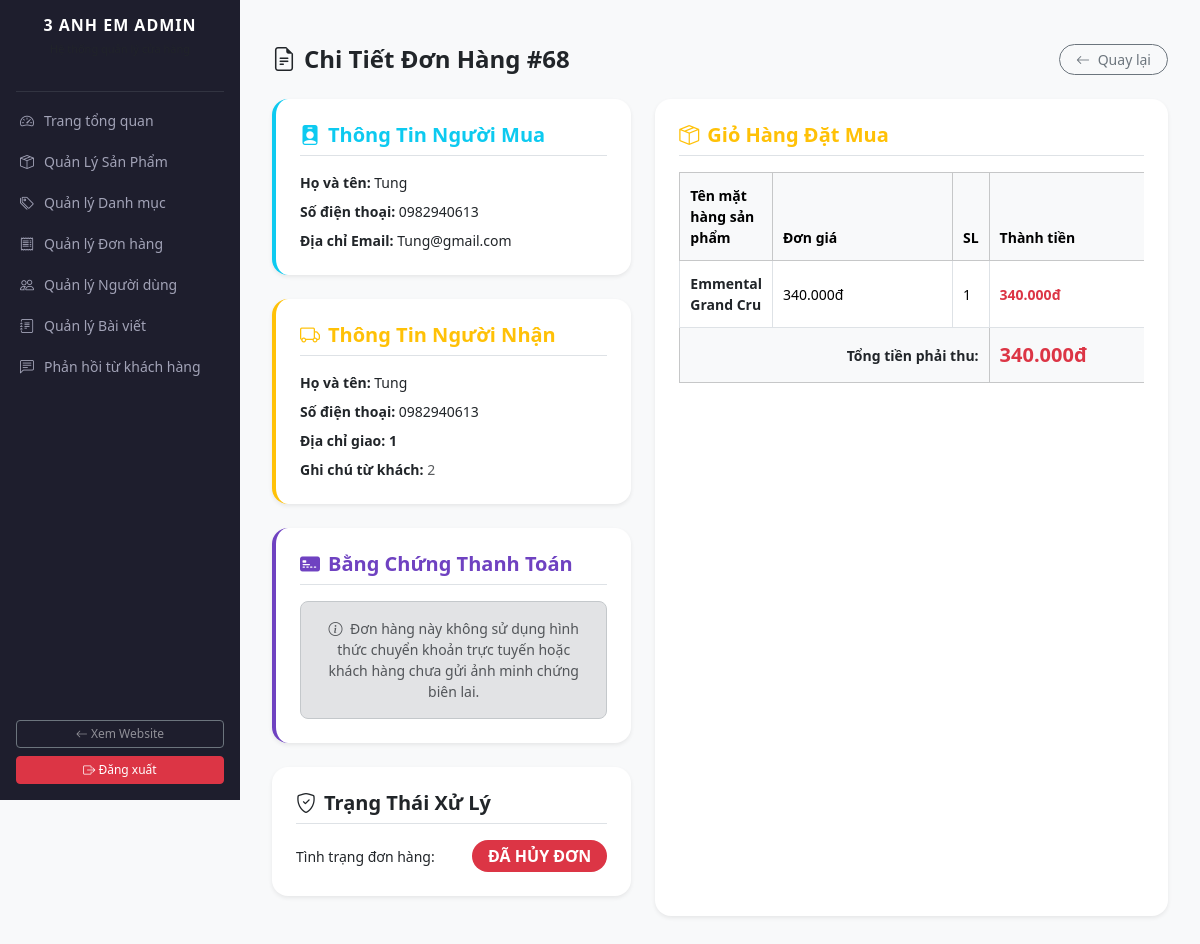
The app's page /admin/orders-detail.php?id=68 (signed in) with its own data.
### tables this page shows
CREATE TABLE `orders` (
  `id` int(11) NOT NULL,
  `user_id` int(11) DEFAULT NULL,
  `receiver_name` varchar(255) DEFAULT NULL,
  `receiver_phone` varchar(20) DEFAULT NULL,
  `receiver_address` text DEFAULT NULL,
  `full_name` varchar(255) NOT NULL,
  `email` varchar(255) NOT NULL,
  `phone` varchar(20) NOT NULL,
  `address` text NOT NULL,
  `note` text DEFAULT NULL,
  `total_money` int(11) NOT NULL,
  `payment_method` varchar(20) NOT NULL DEFAULT 'qr',
  `status` varchar(50) NOT NULL DEFAULT 'pending',
  `payment_proof` varchar(255) DEFAULT NULL,
  `created_at` timestamp NOT NULL DEFAULT current_timestamp()
);

CREATE TABLE `order_details` (
  `id` int(11) NOT NULL,
  `order_id` int(11) NOT NULL,
  `product_id` int(11) NOT NULL,
  `price` int(11) NOT NULL,
  `quantity` int(11) NOT NULL
);

CREATE TABLE `products` (
  `id` int(10) UNSIGNED NOT NULL,
  `category_id` int(10) UNSIGNED NOT NULL,
  `name` varchar(200) NOT NULL,
  `slug` varchar(220) NOT NULL,
  `description` text DEFAULT NULL,
  `short_desc` varchar(300) DEFAULT NULL,
  `price` decimal(12,0) NOT NULL,
  `sale_price` decimal(10,2) DEFAULT NULL,
  `original_price` decimal(12,0) DEFAULT NULL,
  `stock` int(10) UNSIGNED NOT NULL DEFAULT 0,
  `weight_gram` int(10) UNSIGNED DEFAULT NULL,
  `origin` varchar(100) DEFAULT NULL,
  `image` varchar(255) DEFAULT NULL,
  `is_featured` tinyint(1) NOT NULL DEFAULT 0,
  `is_on_sale` tinyint(1) DEFAULT 0,
  `is_active` tinyint(1) NOT NULL DEFAULT 1,
  `created_at` datetime NOT NULL DEFAULT current_timestamp(),
  `updated_at` datetime NOT NULL DEFAULT current_timestamp() ON UPDATE current_timestamp()
);

### admin/orders-detail.php (the view, shortened to what this page needs)
<?php
include_once '../config/db.php';
include_once 'includes/header.php';
$order_id = isset($_GET['id']) ? (int)$_GET['id'] : 0;
$stmt_order = $pdo->prepare("SELECT * FROM orders WHERE id = ?");
$stmt_order->execute([$order_id]);
$order = $stmt_order->fetch();
$sql_items = "SELECT od.*, p.name AS product_name
              FROM order_details od
              LEFT JOIN products p ON od.product_id = p.id
              WHERE od.order_id = ?";
$stmt_items = $pdo->prepare($sql_items);
$stmt_items->execute([$order_id]);
$items = $stmt_items->fetchAll();
?>
<div class="container my-4">
    <div class="d-flex justify-content-between align-items-center mb-4">
        <h4 class="fw-bold m-0 text-dark"><i class="bi bi-file-earmark-text me-2"></i>Chi Tiết Đơn Hàng #<?php echo $order['id']; ?></h4>
        <a href="orders.php" class="btn btn-outline-secondary btn-sm px-3 rounded-pill small"><i class="bi bi-arrow-left me-1"></i> Quay lại</a>
    </div>
    <div class="row g-4">
        <div class="col-md-5">
            <div class="card admin-card bg-white border-0 shadow-sm rounded-4 p-4 mb-4 border-start border-4 border-info">
                <h5 class="fw-bold mb-3 border-bottom pb-2 text-info"><i class="bi bi-person-badge-fill me-2"></i>Thông Tin Người Mua</h5>
                <div class="mb-2 small"><strong>Họ và tên:</strong> <?php echo htmlspecialchars($order['full_name']); ?></div>
                <div class="mb-2 small"><strong>Số điện thoại:</strong> <?php echo htmlspecialchars($order['phone']); ?></div>
                <div class="mb-0 small"><strong>Địa chỉ Email:</strong> <?php echo htmlspecialchars($order['email'] ?: 'Không cung cấp'); ?></div>
            </div>
            <div class="card admin-card bg-white border-0 shadow-sm rounded-4 p-4 mb-4 border-start border-4 border-warning">
                <h5 class="fw-bold mb-3 border-bottom pb-2 text-warning"><i class="bi bi-truck me-2"></i>Thông Tin Người Nhận</h5>
                <div class="mb-2 small"><strong>Họ và tên:</strong> <?php echo htmlspecialchars($order['receiver_name'] ?: $order['full_name']); ?></div>
                <div class="mb-2 small"><strong>Số điện thoại:</strong> <?php echo htmlspecialchars($order['receiver_phone'] ?: $order['phone']); ?></div>
                <div class="mb-2 small"><strong>Địa chỉ giao:</strong> <span class="text-dark fw-semibold"><?php echo htmlspecialchars($order['receiver_address'] ?: $order['address']); ?></span></div>
                <div class="mb-0 small"><strong>Ghi chú từ khách:</strong> <span class="text-muted"><?php echo htmlspecialchars($order['note'] ?: 'Không có ghi chú.'); ?></span></div>
            </div>
            <div class="card admin-card bg-white border-0 shadow-sm rounded-4 p-4 mb-4 border-start border-4 border-purple" style="border-left-color: #6f42c1 !important;">
                <h5 class="fw-bold mb-3 border-bottom pb-2 text-purple" style="color: #6f42c1;"><i class="bi bi-credit-card-2-front-fill me-2"></i>Bằng Chứng Thanh Toán</h5>
                <?php if (!empty($order['payment_proof']) && file_exists('../' . $order['payment_proof'])): ?>
                    <p class="small text-muted mb-2">Khách hàng chọn hình thức chuyển khoản và đã tải lên ảnh biên lai bên dưới:</p>
                    <div class="text-center p-2 bg-light border rounded-3">
                        <a href="../<?php echo htmlspecialchars($order['payment_proof']); ?>" target="_blank" title="Click để phóng to ảnh biên lai">
                            <img src="../<?php echo htmlspecialchars($order['payment_proof']); ?>" alt="Biên lai chuyển khoản đơn hàng" class="img-fluid rounded-2 shadow-sm" style="max-height: 280px; object-fit: contain;">
                        </a>
                        <div class="mt-2 text-secondary" style="font-size: 11px;">
                            <i class="bi bi-zoom-in me-1"></i> Nhấp vào ảnh để phóng to ở tab mới
                        </div>
                    </div>
                <?php else: ?>
                    <div class="alert alert-secondary m-0 p-3 rounded-3 small text-center text-muted">
                        <i class="bi bi-info-circle me-1"></i> Đơn hàng này không sử dụng hình thức chuyển khoản trực tuyến hoặc khách hàng chưa gửi ảnh minh chứng biên lai.
                    </div>
                <?php endif; ?>
            </div>
            <div class="card admin-card bg-white border-0 shadow-sm rounded-4 p-4">
                <h5 class="fw-bold mb-3 border-bottom pb-2 text-dark"><i class="bi bi-shield-check me-2"></i>Trạng Thái Xử Lý</h5>
                <div class="d-flex align-items-center justify-content-between">
                    <span class="small">Tình trạng đơn hàng:</span>
                    <span class="badge py-2 px-3 rounded-pill fs-6 <?php
                        if ($order['status'] == 'pending') echo 'bg-warning text-dark';
                        elseif ($order['status'] == 'pending_proof') echo 'bg-purple text-white';
                        elseif ($order['status'] == 'shipping') echo 'bg-info text-white';
                        elseif ($order['status'] == 'completed') echo 'bg-success text-white';
                        else echo 'bg-danger text-white';
                    ?>">
                        <?php
                            if($order['status'] == 'pending') echo "CHỜ XỬ LÝ (COD)";
                            elseif($order['status'] == 'pending_proof') echo "CHỜ DUYỆT ẢNH (BANK)";
                            elseif($order['status'] == 'shipping') echo "ĐANG GIAO HÀNG";
                            elseif($order['status'] == 'completed') echo "THÀNH CÔNG";
                            else echo "ĐÃ HỦY ĐƠN";
                        ?>
                    </span>
                </div>
            </div>
        </div>
        <div class="col-md-7">
            <div class="card admin-card bg-white border-0 shadow-sm rounded-4 p-4 h-100">
                <h5 class="fw-bold mb-3 border-bottom pb-2 text-warning"><i class="bi bi-box-seam me-2"></i>Giỏ Hàng Đặt Mua</h5>
                <div class="table-responsive">
                    <table class="table table-bordered align-middle text-center m-0 small">
                        <thead class="table-light text-secondary">
                            <tr>
                                <th class="text-start">Tên mặt hàng sản phẩm</th>
                                <th>Đơn giá</th>
                                <th>SL</th>
                                <th>Thành tiền</th>
                            </tr>
                        </thead>
                        <tbody>
                            <?php
                            foreach($items as $item):
                                $subtotal = $item['price'] * $item['quantity'];
                            ?>
                            <tr>
                                <td class="text-start fw-bold text-dark"><?php echo htmlspecialchars($item['product_name'] ?? 'Sản phẩm đã bị xóa khỏi hệ thống'); ?></td>
                                <td><?php echo number_format($item['price'], 0, ',', '.'); ?>đ</td>
                                <td><?php echo $item['quantity']; ?></td>
                                <td class="text-danger fw-bold"><?php echo number_format($subtotal, 0, ',', '.'); ?>đ</td>
                            </tr>
                            <?php endforeach; ?>
                            <tr class="table-light fs-6">
                                <td colspan="3" class="text-end fw-bold text-dark">Tổng tiền phải thu:</td>
                                <td class="text-danger fw-bold fs-5"><?php echo number_format($order['total_money'], 0, ',', '.'); ?>đ</td>
                            </tr>
                        </tbody>
                    </table>
                </div>
            </div>
        </div>
    </div>
</div>

### admin/assets/css/style.css (style rules this page uses)
:root { --sidebar-width: 240px; --gold-color: #cca43b; --dark-bg: #1e1e2d; }
* { box-sizing: border-box; }
body { background-color: #f8f9fa; font-family: 'Segoe UI', system-ui, sans-serif; overflow-x: hidden; width: 100%; }
.admin-card { border: none; border-radius: 12px; box-shadow: 0 4px 12px rgba(0,0,0,0.05); background: #fff; margin-bottom: 20px; overflow: hidden; }
.table { width: 100%; margin-bottom: 0; vertical-align: middle; border-collapse: collapse; }
.table th, .table td { white-space: normal !important; word-wrap: break-word; padding: 12px 10px !important; font-size: 14px; text-align: left; }
.table th:nth-child(1), .table td:nth-child(1) { width: 80px; text-align: center; }
.table th:nth-child(2), .table td:nth-child(2) { min-width: 180px; max-width: 240px; }
.table th:nth-child(3), .table td:nth-child(3) { width: 130px; }
.table th:nth-child(4), .table td:nth-child(4) { width: 120px; white-space: nowrap !important; }

### admin/includes/header.php (style rules this page uses)
:root { --sidebar-width: 240px; --gold-color: #cca43b; --dark-bg: #1e1e2d; }
* { box-sizing: border-box; }
body { background-color: #f8f9fa; font-family: 'Segoe UI', system-ui, sans-serif; overflow-x: hidden; width: 100%; }
.admin-card { border: none; border-radius: 12px; box-shadow: 0 4px 12px rgba(0,0,0,0.05); background: #fff; margin-bottom: 20px; overflow: hidden; }
.table { width: 100%; margin-bottom: 0; vertical-align: middle; border-collapse: collapse; }
.table th, .table td { white-space: normal !important; word-wrap: break-word; padding: 12px 10px !important; font-size: 14px; text-align: left; }
.table th:nth-child(1), .table td:nth-child(1) { width: 80px; text-align: center; }
.table th:nth-child(2), .table td:nth-child(2) { min-width: 180px; max-width: 240px; }
.table th:nth-child(3), .table td:nth-child(3) { width: 130px; }
.table th:nth-child(4), .table td:nth-child(4) { width: 120px; white-space: nowrap !important; }

### admin/orders-detail.php (style rules this page uses)
.text-purple { color: #6f42c1 !important; }
.admin-card { transition: all 0.25s ease-in-out; }

### records on screen
orders: id "68", full_name "Tung", phone "0982940613", email "Tung@gmail.com", receiver_name "Tung", receiver_phone "0982940613", receiver_address "1", note "2", total_money "340.000"
order_details: product.name "Emmental Grand Cru", price "340.000", quantity "1", subtotal "340.000"
